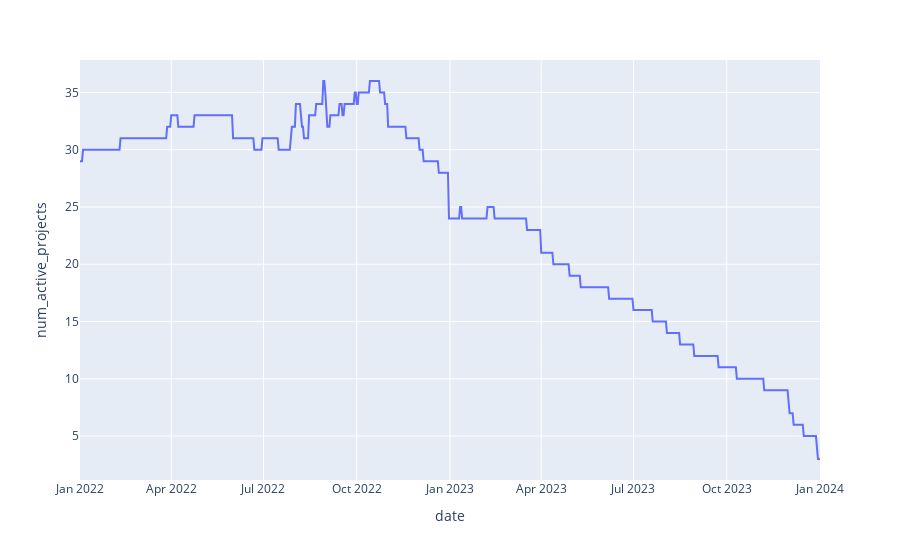

This figure's notebook cell:
### Code cell
df_tasks = df_all.copy()
px.line(get_projects_count(df_tasks), x='date', y='num_active_projects')

### Figure 1 — Plotly figure (JSON) as saved in the notebook; plotly's stock layout.template omitted (floating-point values rounded to 4 significant figures; data arrays with more than 128 entries replaced by an {"elided": "..."} marker saying what was removed)
{"data": [{"hovertemplate": "date=%{x}<br>num_active_projects=%{y}<extra></extra>", "legendgroup": "", "line": {"color": "#636efa", "dash": "solid"}, "marker": {"symbol": "circle"}, "mode": "lines", "name": "", "orientation": "v", "showlegend": false, "type": "scatter", "x": {"elided": "731 str values"}, "xaxis": "x", "y": {"elided": "731 int values"}, "yaxis": "y"}], "layout": {"autosize": true, "legend": {"tracegroupgap": 0}, "margin": {"t": 60}, "xaxis": {"anchor": "y", "autorange": true, "domain": [0, 1], "range": ["2022-01-01", "2024-01-01"], "title": {"text": "date"}, "type": "date"}, "yaxis": {"anchor": "x", "autorange": true, "domain": [0, 1], "range": [1.167, 37.83], "title": {"text": "num_active_projects"}, "type": "linear"}}}
